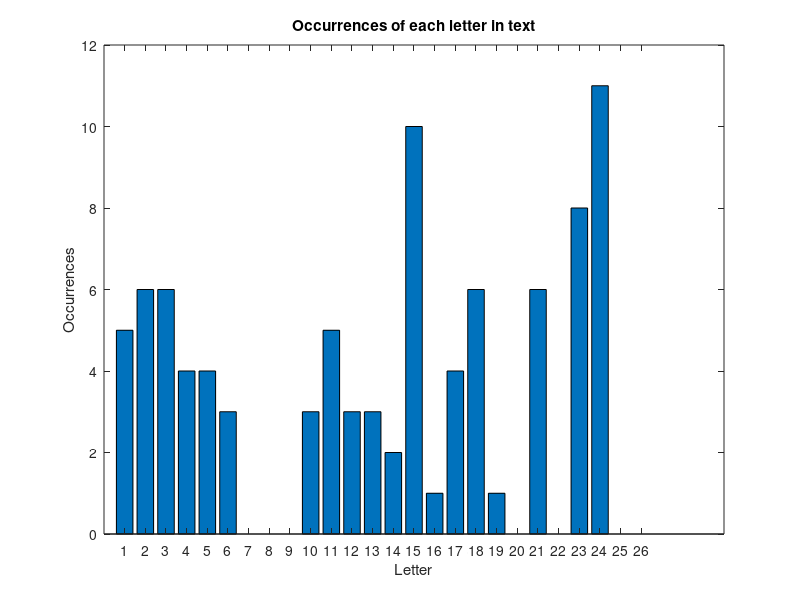

This chart was generated by the following MATLAB code:
% a = [55,36,43,27,96,08,15,22,04,44,02,36,01,04,36,12,10,96,13,31,29,48,02,32,15,28,04,26,41,36,01,04,22,48,30,96,13,27,13,30,08,45,55,37,09,40,01,14,96,37,42,36,38,48,05,18,49,43,40,06,08,33,04,97,08,01,14,44,18,24,16,30,04,27,43,08,97,21,07,21,15,18,24,21,55,60,24,41,40,01,14]
% 
% z = zeros(100,1)
% 
% for i = 1:length(a)
%     z(a(i)) =  z(a(i))+1
% end
% 
% bar(z)

text = "WXQOWK LXCFRXBCXUAWJO R URXLXCFRXBCXUAWJO J AKAWXQOBM WXNXRUSDEQOWKBCUKBM FDEPACOQK UO NOLDEOWDEROBM";
text = upper(text);
text = regexprep(text, '[^A-Z]', '');

text = char(text);
% Count occurrences of each letter
alphabet = 'ABCDEFGHIJKLMNOPQRSTUVWXYZ';
counts = zeros(1, length(alphabet));
for ii = 1:length(text)
    letter = text(ii);
    index = find(alphabet == letter);
    counts(index) = counts(index) + 1;
end

% Plot bar chart
x_values = 1:length(alphabet);
bar(x_values, counts)
set(gca, 'XTick', x_values)
xlabel('Letter')
ylabel('Occurrences')
title('Occurrences of each letter in text')